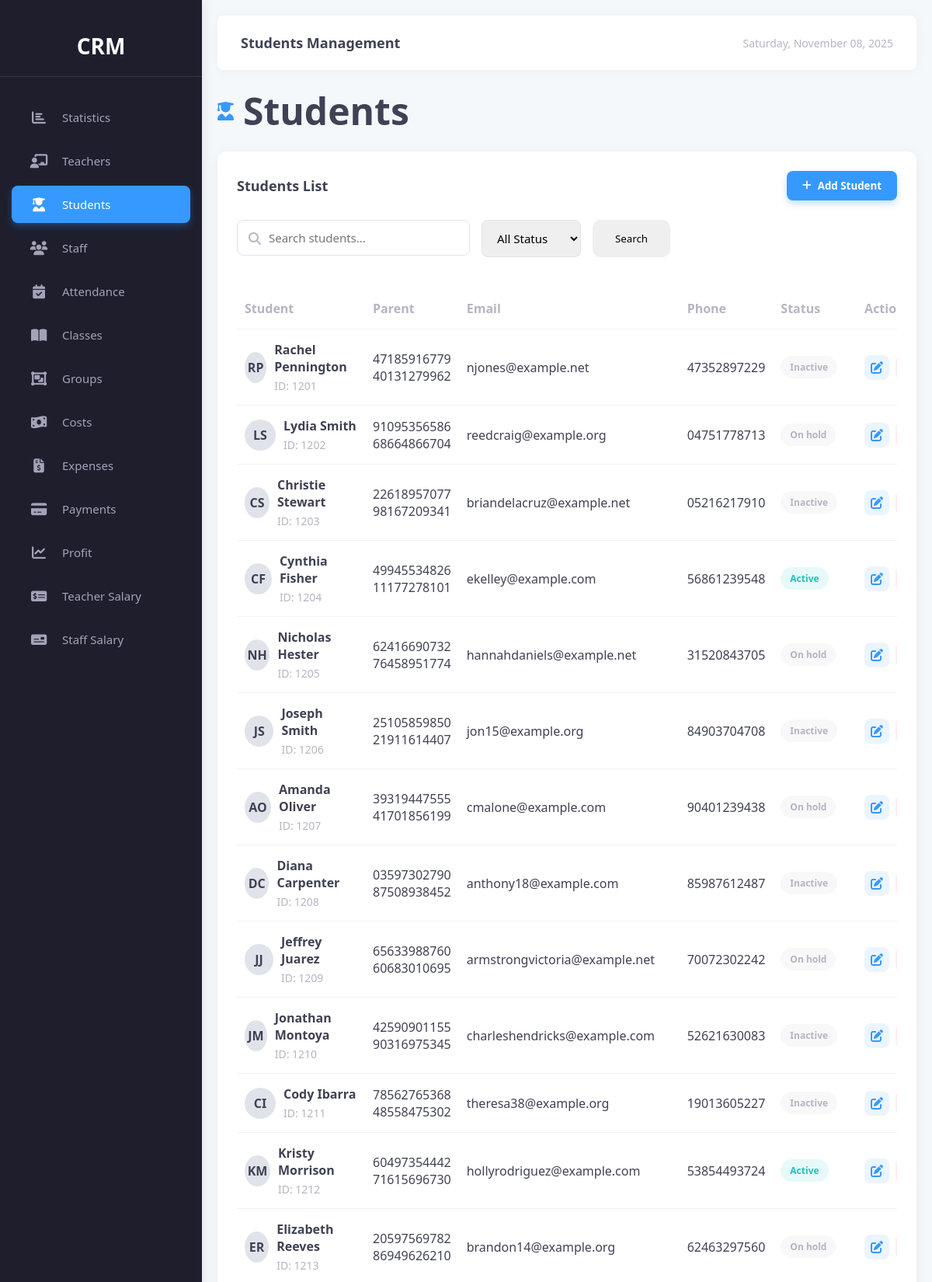
The page /student/ (upper part) on the database its author committed.
### student/models.py (models this page shows, shortened)
class Student(models.Model):
    STATUS_CHOICES = [
        (1, "Active"),
        (2, "Inactive"),
        (3, "Graduated"),
        (4, "On hold"),
    ]
    first_name = models.CharField(max_length=150)
    last_name = models.CharField(max_length=150)
    born_date = models.DateField()
    email = models.EmailField()
    phone_number = models.CharField(max_length=150)
    dad_number = models.CharField(max_length=150)
    mum_number = models.CharField(max_length=150)
    join_date = models.DateField()
    status = models.SmallIntegerField(choices=STATUS_CHOICES, default=1)

### views/students/views.py (the view, shortened to what this page needs)
# urls.py: path('', views.students_list, name='students_list'),
def students_list(request):
    students = Student.objects.all()
    status_filter = request.GET.get('status', 'all')
    search_query = request.GET.get('search', '')
    if status_filter != 'all':
        try:
            status_filter_int = int(status_filter)
            students = students.filter(status=status_filter_int)
        except ValueError:
            status_filter = 'all'
    context = {
        'students': students,
        'current_date': timezone.now().strftime("%A, %B %d, %Y"),
        'search_query': search_query,
        'status_filter': status_filter,
        'Student': Student,
    }
    return render(request, 'students.html', context)

### templates/students.html (shortened to what this page needs)
<!DOCTYPE html>
<html lang="en">
<head>
    <link rel="stylesheet" href="https://cdnjs.cloudflare.com/ajax/libs/font-awesome/6.4.0/css/all.min.css">
</head>
<body>
<div class="sidebar">
    <div class="logo">
        <span>CRM</span>
    </div>
    <div class="nav-links">
        <a href="{% url 'statistic' %}" class="nav-item">
            <i class="fas fa-chart-bar"></i>
            <span class="nav-text">Statistics</span>
        </a>
        <a href="{% url 'teacher' %}" class="nav-item">
            <i class="fas fa-chalkboard-teacher"></i>
            <span class="nav-text">Teachers</span>
        </a>
        <a href="{% url 'students_list' %}" class="nav-item active">
            <i class="fas fa-user-graduate"></i>
            <span class="nav-text">Students</span>
        </a>
        <a href="{% url 'staff_list' %}" class="nav-item">
            <i class="fas fa-users"></i>
            <span class="nav-text">Staff</span>
        </a>
        <a href="{% url 'attendance' %}" class="nav-item">
            <i class="fas fa-calendar-check"></i>
            <span class="nav-text">Attendance</span>
        </a>
        <a href="{% url 'classes' %}" class="nav-item">
            <i class="fas fa-book-open"></i>
            <span class="nav-text">Classes</span>
        </a>
        <a href="{% url 'group_management' %}" class="nav-item">
            <i class="fas fa-object-group"></i>
            <span class="nav-text">Groups</span>
        </a>
        <a href="{% url 'costs_management' %}" class="nav-item">
            <i class="fas fa-money-bill-wave"></i>
            <span class="nav-text">Costs</span>
        </a>
        <a href="{% url 'expense_management' %}" class="nav-item">
            <i class="fas fa-file-invoice-dollar"></i>
            <span class="nav-text">Expenses</span>
        </a>
        <a href="{% url 'payment_management' %}" class="nav-item">
            <i class="fas fa-credit-card"></i>
            <span class="nav-text">Payments</span>
        </a>
        <a href="{% url 'profit_analysis' %}" class="nav-item">
            <i class="fas fa-chart-line"></i>
            <span class="nav-text">Profit</span>
        </a>
        <a href="{% url 'teacher_salary' %}" class="nav-item">
            <i class="fas fa-money-check-alt"></i>
            <span class="nav-text">Teacher Salary</span>
        </a>
        <a href="{% url 'staff_salary' %}" class="nav-item">
            <i class="fas fa-money-check"></i>
            <span class="nav-text">Staff Salary</span>
        </a>
    </div>
</div>
<div class="main-content">
    <div class="content-header">
        <div class="welcome-text">Students Management</div>
        <div class="date-display">{{ current_date }}</div>
    </div>
    <div class="page-title">
        <i class="fas fa-user-graduate"></i>
        <h1>Students</h1>
    </div>
    <div class="students-container">
        <div class="card">
            <div class="card-header">
                <div class="card-title">Students List</div>
                <button class="btn btn-primary" id="addStudentBtn">
                    <i class="fas fa-plus"></i> Add Student
                </button>
            </div>
            <div class="table-controls">
                <form method="GET" action="{% url 'students_list' %}" id="filterForm" class="table-controls">
                    <div class="search-box">
                        <i class="fas fa-search"></i>
                        <input type="text" name="search" value="{{ search_query }}" placeholder="Search students...">
                    </div>
                    <div class="filter-controls">
                        <select name="status">
                            <option value="all" {% if status_filter == 'all' %}selected{% endif %}>All Status</option>
                        </select>
                    </div>
                    <button type="submit" style="border: none; width: 100px; border-radius: 10px">Search</button>
                </form>
            </div>
            <div class="table-responsive">
                <table>
                    <thead>
                    <tr>
                        <th>Student</th>
                        <th>Parent</th>
                        <th>Email</th>
                        <th>Phone</th>
                        <th>Status</th>
                        <th>Actions</th>
                    </tr>
                    </thead>
                    <tbody id="studentsTable">
                    {% for student in students %}
                    <tr>
                        <td>
                            <div class="student-info">
                                <div class="avatar">
                                    {{ student.first_name|first }}{{ student.last_name|first }}
                                </div>
                                <div>
                                    <div class="student-name">{{ student.first_name }} {{ student.last_name }}</div>
                                    <div class="student-id">ID: {{ student.id }}</div>
                                </div>
                            </div>
                        </td>
                        <td>
                            {% if student.dad_number or student.mum_number %}
                            {{ student.dad_number|default:"" }}<br>
                            {{ student.mum_number|default:"" }}
                            {% else %}
                            -
                            {% endif %}
                        </td>
                        <td>{{ student.email|default:"-" }}</td>
                        <td>{{ student.phone_number }}</td>
                        <td>
                                    <span class="status {% if student.status == 1 %}active{% else %}inactive{% endif %}">
                                        {{ student.get_status_display }}
                                    </span>
                        </td>
                        <td>
                            <div class="action-buttons">
                                <div class="action-btn edit-btn" data-id="{{ student.id }}">
                                    <i class="fas fa-edit"></i>
                                </div>
                            </div>
                        </td>
                    </tr>
                    {% empty %}
                    <tr>
                        <td colspan="6" style="text-align: center;">No students found</td>
                    </tr>
                    {% endfor %}
                    </tbody>
                </table>
            </div>
        </div>
    </div>
</div>
</body>
</html>

### rows shown on the page
Student: first_name|first "R", last_name|first "P", first_name "Rachel", last_name "Pennington", id "1201", dad_number "47185916779", mum_number "40131279962", email "njones@example.net", phone_number "47352897229", status "Inactive"
Student: first_name|first "L", last_name|first "S", first_name "Lydia", last_name "Smith", id "1202", dad_number "91095356586", mum_number "68664866704", email "reedcraig@example.org", phone_number "04751778713", status "On hold"
Student: first_name|first "C", last_name|first "S", first_name "Christie", last_name "Stewart", id "1203", dad_number "22618957077", mum_number "98167209341", email "briandelacruz@example.net", phone_number "05216217910", status "Inactive"
Student: first_name|first "C", last_name|first "F", first_name "Cynthia", last_name "Fisher", id "1204", dad_number "49945534826", mum_number "11177278101", email "ekelley@example.com", phone_number "56861239548", status "Active"
Student: first_name|first "N", last_name|first "H", first_name "Nicholas", last_name "Hester", id "1205", dad_number "62416690732", mum_number "76458951774", email "hannahdaniels@example.net", phone_number "31520843705", status "On hold"
Student: first_name|first "J", last_name|first "S", first_name "Joseph", last_name "Smith", id "1206", dad_number "25105859850", mum_number "21911614407", email "jon15@example.org", phone_number "84903704708", status "Inactive"
Student: first_name|first "A", last_name|first "O", first_name "Amanda", last_name "Oliver", id "1207", dad_number "39319447555", mum_number "41701856199", email "cmalone@example.com", phone_number "90401239438", status "On hold"
Student: first_name|first "D", last_name|first "C", first_name "Diana", last_name "Carpenter", id "1208", dad_number "03597302790", mum_number "87508938452", email "anthony18@example.com", phone_number "85987612487", status "Inactive"
Student: first_name|first "J", last_name|first "J", first_name "Jeffrey", last_name "Juarez", id "1209", dad_number "65633988760", mum_number "60683010695", email "armstrongvictoria@example.net", phone_number "70072302242", status "On hold"
Student: first_name|first "J", last_name|first "M", first_name "Jonathan", last_name "Montoya", id "1210", dad_number "42590901155", mum_number "90316975345", email "charleshendricks@example.com", phone_number "52621630083", status "Inactive"
Student: first_name|first "C", last_name|first "I", first_name "Cody", last_name "Ibarra", id "1211", dad_number "78562765368", mum_number "48558475302", email "theresa38@example.org", phone_number "19013605227", status "Inactive"
Student: first_name|first "K", last_name|first "M", first_name "Kristy", last_name "Morrison", id "1212", dad_number "60497354442", mum_number "71615696730", email "hollyrodriguez@example.com", phone_number "53854493724", status "Active"
Student: first_name|first "E", last_name|first "R", first_name "Elizabeth", last_name "Reeves", id "1213", dad_number "20597569782", mum_number "86949626210", email "brandon14@example.org", phone_number "62463297560", status "On hold"
